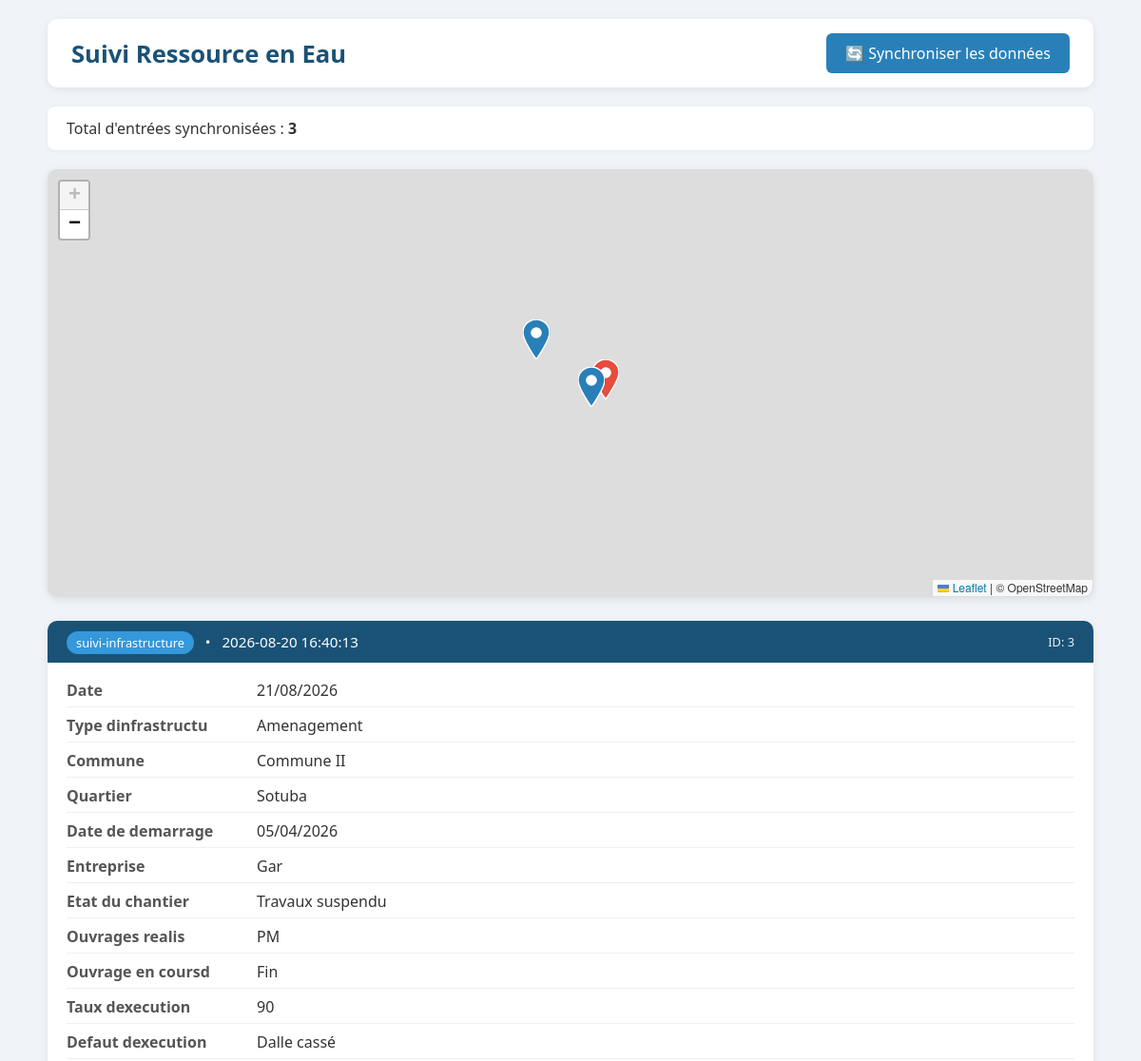
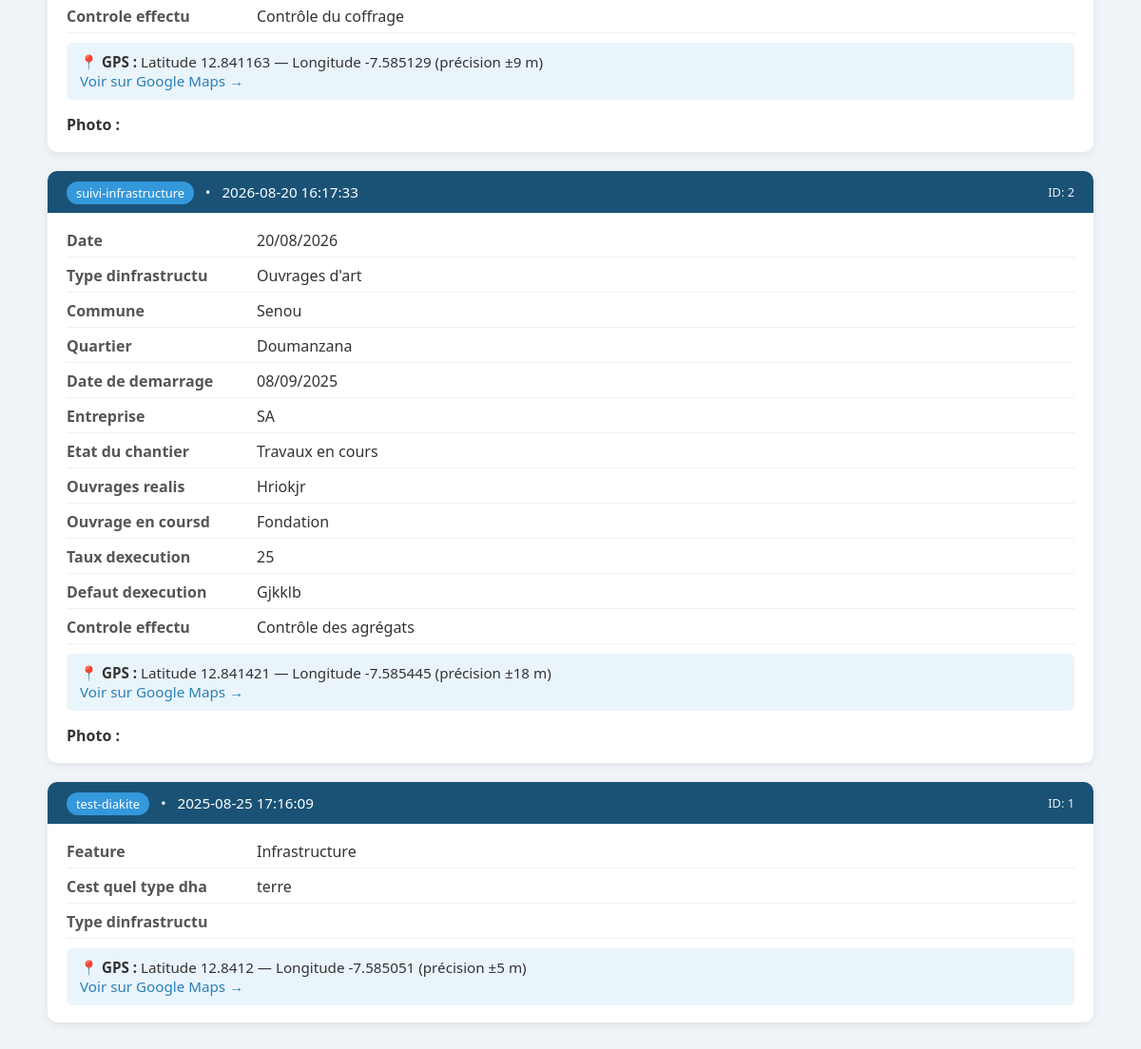
The page / on the database its author committed (2 pictures, top to bottom).
### models.py (models this page shows)
class Entry(Base):
    __tablename__ = "entries"
    id = Column(Integer, primary_key=True, index=True)
    project_slug = Column(String, index=True)
    form_ref = Column(String)
    ec5_uuid = Column(String, unique=True, index=True)
    created_at = Column(String)
    data = Column(Text)  # On stocke toutes les données en JSON texte
    synced_at = Column(DateTime, default=datetime.utcnow)

### main.py (the view)
@app.get("/", response_class=HTMLResponse)
def home(request: Request, db: Session = Depends(get_db)):
    entries = db.query(Entry).order_by(Entry.id.desc()).limit(200).all()
    entries_data = []
    for e in entries:
        try:
            data = json.loads(e.data)
        except:
            data = {}
        clean_data = {}
        photo_url = None
        gps_info = None
        for key, value in data.items():
            if key in ["ec5_uuid", "created_at", "uploaded_at", "title"]:
                continue
            clean_key = key.split("_", 1)[-1] if "_" in key else key
            clean_key = clean_key.replace("_", " ").capitalize()
            if isinstance(value, str) and ("photo" in key.lower() or "image" in key.lower() or value.startswith("http") and "media" in value):
                photo_url = value
                continue
            if isinstance(value, dict) and ("latitude" in value or "lat" in value):
                lat = value.get("latitude") or value.get("lat")
                lon = value.get("longitude") or value.get("lon") or value.get("lng")
                accuracy = value.get("accuracy", "")
                gps_info = {
                    "lat": lat,
                    "lon": lon,
                    "accuracy": accuracy
                }
                continue
            clean_data[clean_key] = value
        entries_data.append({
            "id": e.id,
            "project": e.project_slug,
            "uuid": e.ec5_uuid,
            "created_at": e.created_at[:19].replace("T", " ") if e.created_at else "-",
            "data": clean_data,
            "photo": photo_url,
            "gps": gps_info
        })
    return templates.TemplateResponse(
        request=request,
        name="index.html",
        context={
            "entries": entries_data,
            "total": db.query(Entry).count()
        }
    )
    return templates.TemplateResponse(
        request=request,
        name="index.html",
        context={
            "entries": entries_data,
            "total": db.query(Entry).count()
        }
    )

### templates/index.html (shortened to what this page needs)
<!DOCTYPE html>
<html lang="fr">
<head>
    <link rel="stylesheet" href="https://unpkg.com/leaflet@1.9.4/dist/leaflet.css" />
</head>
<body>
    <div class="container">
        <header>
            <h1>Suivi Ressource en Eau</h1>
            <a href="/sync" class="btn">🔄 Synchroniser les données</a>
        </header>
        <div class="stats">
            Total d'entrées synchronisées : <strong>{{ total }}</strong>
        </div>
        <div id="map"></div>
        {% if entries %}
            {% for entry in entries %}
            <div class="card">
                <div class="card-header">
                    <div>
                        <span class="project-badge">{{ entry.project }}</span>
                        &nbsp; • &nbsp; {{ entry.created_at }}
                    </div>
                    <div style="font-size: 0.8rem; opacity: 0.9;">ID: {{ entry.id }}</div>
                </div>
                <div class="card-body">
                    {% for key, value in entry.data.items() %}
                    <div class="field">
                        <div class="field-label">{{ key }}</div>
                        <div class="field-value">{{ value }}</div>
                    </div>
                    {% endfor %}
                    {% if entry.gps %}
                    <div class="gps">
                        📍 <strong>GPS :</strong>
                        Latitude {{ entry.gps.lat }} — Longitude {{ entry.gps.lon }}
                        {% if entry.gps.accuracy %} (précision ±{{ entry.gps.accuracy }} m){% endif %}
                        <br>
                        <a href="https://www.google.com/maps?q={{ entry.gps.lat }},{{ entry.gps.lon }}" target="_blank">
                            Voir sur Google Maps →
                        </a>
                    </div>
                    {% endif %}
                    {% if entry.photo %}
                    <div style="margin-top: 15px;">
                        <strong>Photo :</strong><br>
                    </div>
                    {% endif %}
                </div>
            </div>
            {% endfor %}
        {% else %}
            <div class="empty">
                Aucune donnée pour le moment.<br>
                Clique sur <strong>Synchroniser les données</strong>.
            </div>
        {% endif %}
    </div>
</body>
</html>

### templates/index.html (style rules this page uses)
* { box-sizing: border-box; }
body { font-family: 'Segoe UI', Arial, sans-serif; margin: 0; padding: 20px; background: #f0f4f8; color: #333; }
.container { max-width: 1100px; margin: 0 auto; }
header { display: flex; justify-content: space-between; align-items: center; margin-bottom: 20px; background: white; padding: 15px 25px; border-radius: 10px; box-shadow: 0 2px 8px rgba(0,0,0,0.08); }
h1 { margin: 0; color: #1a5276; font-size: 1.6rem; }
.btn { background: #2980b9; color: white; padding: 10px 20px; text-decoration: none; border-radius: 6px; font-weight: 500; }
.stats { background: white; padding: 12px 20px; border-radius: 8px; margin-bottom: 20px; box-shadow: 0 1px 4px rgba(0,0,0,0.06); }
#map { height: 450px; width: 100%; border-radius: 10px; margin-bottom: 25px; box-shadow: 0 2px 8px rgba(0,0,0,0.1); border: 1px solid #ddd; }
.card { background: white; border-radius: 10px; box-shadow: 0 2px 8px rgba(0,0,0,0.08); margin-bottom: 20px; overflow: hidden; }
.card-header { background: #1a5276; color: white; padding: 12px 20px; display: flex; justify-content: space-between; align-items: center; font-size: 0.95rem; }
.card-body { padding: 18px 20px; }
.field { display: flex; margin-bottom: 8px; border-bottom: 1px solid #f0f0f0; padding-bottom: 6px; }
.field-label { font-weight: 600; width: 200px; color: #555; flex-shrink: 0; }
.field-value { flex: 1; word-break: break-word; }
.project-badge { background: #3498db; padding: 3px 10px; border-radius: 20px; font-size: 0.8rem; }
.gps { background: #eaf4fb; padding: 10px 14px; border-radius: 6px; margin-top: 10px; font-size: 0.95rem; }
.gps a { color: #2980b9; text-decoration: none; font-weight: 500; }

### rows shown on the page
Entry: project "suivi-infrastructure", created_at "2026-08-20 16:40:13", id "3", data "Date" "Type dinfrastructu" "Commune" "Quartier" "Date de demarrage" "Entreprise" "Etat du chantier" "Ouvrages realis" "Ouvrage en coursd" "Taux dexecution" "Defaut dexecution" "Controle effectu", data "21/08/2026" "Amenagement" "Commune II" "Sotuba" "05/04/2026" "Gar" "Travaux suspendu" "PM" "Fin" "90" "Dalle cassé" "Contrôle du coffrage", gps.lat "12.841163", gps.lon "-7.585129", gps.accuracy "9"
Entry: project "suivi-infrastructure", created_at "2026-08-20 16:17:33", id "2", data "Date" "Type dinfrastructu" "Commune" "Quartier" "Date de demarrage" "Entreprise" "Etat du chantier" "Ouvrages realis" "Ouvrage en coursd" "Taux dexecution" "Defaut dexecution" "Controle effectu", data "20/08/2026" "Ouvrages d'art" "Senou" "Doumanzana" "08/09/2025" "SA" "Travaux en cours" "Hriokjr" "Fondation" "25" "Gjkklb" "Contrôle des agrégats", gps.lat "12.841421", gps.lon "-7.585445", gps.accuracy "18"
Entry: project "test-diakite", created_at "2025-08-25 17:16:09", id "1", data "Feature" "Cest quel type dha" "Type dinfrastructu", data "Infrastructure" "terre", gps.lat "12.8412", gps.lon "-7.585051", gps.accuracy "5"

### other values the page prints
{{ total }} "3"
